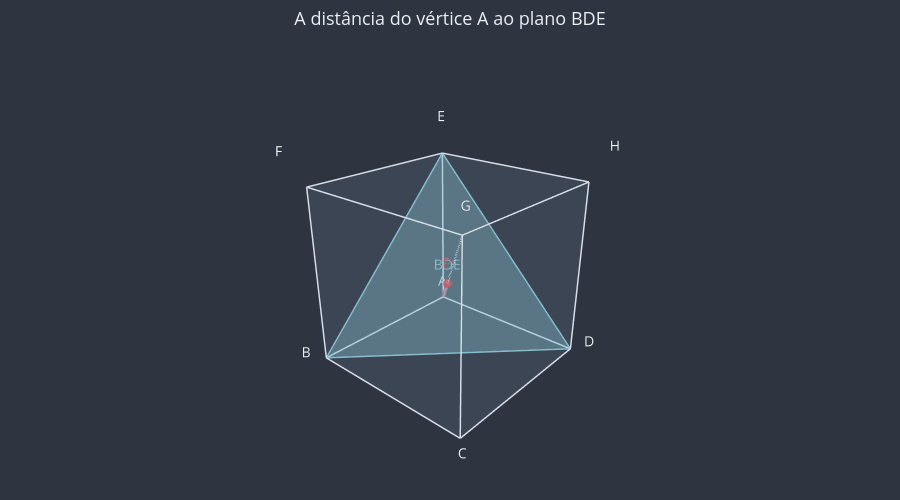

Here is the notebook cell this chart was saved with:
### Markdown cell above
## 3. Distâncias geométricas

> 📌 **Definição.** A **distância** entre duas figuras é o comprimento do **menor** segmento que liga um ponto de uma a um ponto da outra.

No espaço, as distâncias mais importantes são:

| Entre | Como medir | Onde aparece |
|---|---|---|
| dois pontos | o segmento que os une | — |
| ponto e reta | o segmento perpendicular do ponto à reta | notebook 03 (três perpendiculares) |
| **ponto e plano** | o segmento perpendicular $PO$ | seção 2 (propriedade 1) |
| **reta e plano paralelos** | a distância de **qualquer** ponto da reta ao plano | abaixo |
| **planos paralelos** | a distância de **qualquer** ponto de um deles ao outro | abaixo |
| **retas reversas** | o segmento da **perpendicular comum** | abaixo |

**Reta e plano paralelos; planos paralelos.** Todos os pontos de uma reta paralela a um plano estão à mesma distância dele (os segmentos perpendiculares são lados opostos de retângulos). O mesmo vale para dois planos paralelos. É essa distância que chamamos de **altura** de um prisma (notebook 08) e de **distância entre andares** de um prédio.

**Exemplo no cubo.** No notebook 03 (Desafio 8), você descobriu que a diagonal $AG$ fura o plano $BDE$ num ponto $P$ com $AP = \frac{1}{3} AG$. Como $AG \perp BDE$, o segmento $AP$ é o segmento perpendicular de $A$ ao plano. Num cubo de aresta 2: $d(A, BDE) = \frac{1}{3} \cdot 2\sqrt{3} = \frac{2\sqrt{3}}{3} \approx 1{,}155$.

### Code cell
vertices = u3d.vertices_do_cubo()
A, B, C, D, E, F, G, H = (vertices[nome] for nome in "ABCDEFGH")
plano_bde = u3d.plano_por_tres_pontos(B, D, E)

# A diagonal do cubo de aresta 2 (Pitágoras duas vezes) e um terço dela.
diagonal = math.sqrt(2**2 + 2**2 + 2**2)
print(f"AG / 3 = {diagonal / 3:.4f}")
print(f"Conferência, d(A, BDE) = {u3d.medir_distancia_ponto_plano(A, plano_bde):.4f}")

fig = u3d.criar_figura(titulo="A distância do vértice A ao plano BDE")
fig = u3d.desenhar_cubo(fig)
fig = u3d.desenhar_poligono(fig, [B, D, E], rotulo="BDE", cor=u3d.CORES["plano"])
fig = u3d.desenhar_segmento(fig, A, G, cor=u3d.CORES["apoio"], tracejado=True)
fig = u3d.desenhar_projecao_ortogonal(fig, [A], plano_bde, rotulos=["P"])
fig = u3d.desenhar_segmento(
    fig, A, u3d.pe_da_perpendicular_ao_plano(A, plano_bde), cor=u3d.CORES["destaque"],
    espessura=7,
)
u3d.mostrar(fig)

### Figure 1 — Plotly figure (JSON) as saved in the notebook; plotly's stock layout.template omitted (floating-point values rounded to 4 significant figures)
{"data": [{"color": "#81A1C1", "hoverinfo": "skip", "i": [0, 0, 4, 4, 0, 0, 1, 1, 2, 2, 3, 3], "j": [1, 2, 5, 6, 1, 5, 2, 6, 3, 7, 0, 4], "k": [2, 3, 6, 7, 5, 4, 6, 5, 7, 6, 4, 7], "lighting": {"ambient": 1, "diffuse": 0, "fresnel": 0, "specular": 0}, "opacity": 0.08, "type": "mesh3d", "x": [0.0, 2.0, 2.0, 0.0, 0.0, 2.0, 2.0, 0.0], "y": [0.0, 0.0, 2.0, 2.0, 0.0, 0.0, 2.0, 2.0], "z": [0.0, 0.0, 0.0, 0.0, 2.0, 2.0, 2.0, 2.0]}, {"hoverinfo": "skip", "line": {"color": "#D8DEE9", "dash": "solid", "width": 3}, "mode": "lines", "type": "scatter3d", "x": [0, 2], "y": [0, 0], "z": [0, 0]}, {"hoverinfo": "skip", "line": {"color": "#D8DEE9", "dash": "solid", "width": 3}, "mode": "lines", "type": "scatter3d", "x": [2, 2], "y": [0, 2], "z": [0, 0]}, {"hoverinfo": "skip", "line": {"color": "#D8DEE9", "dash": "solid", "width": 3}, "mode": "lines", "type": "scatter3d", "x": [2, 0], "y": [2, 2], "z": [0, 0]}, {"hoverinfo": "skip", "line": {"color": "#D8DEE9", "dash": "solid", "width": 3}, "mode": "lines", "type": "scatter3d", "x": [0, 0], "y": [2, 0], "z": [0, 0]}, {"hoverinfo": "skip", "line": {"color": "#D8DEE9", "dash": "solid", "width": 3}, "mode": "lines", "type": "scatter3d", "x": [0, 2], "y": [0, 0], "z": [2, 2]}, {"hoverinfo": "skip", "line": {"color": "#D8DEE9", "dash": "solid", "width": 3}, "mode": "lines", "type": "scatter3d", "x": [2, 2], "y": [0, 2], "z": [2, 2]}, {"hoverinfo": "skip", "line": {"color": "#D8DEE9", "dash": "solid", "width": 3}, "mode": "lines", "type": "scatter3d", "x": [2, 0], "y": [2, 2], "z": [2, 2]}, {"hoverinfo": "skip", "line": {"color": "#D8DEE9", "dash": "solid", "width": 3}, "mode": "lines", "type": "scatter3d", "x": [0, 0], "y": [2, 0], "z": [2, 2]}, {"hoverinfo": "skip", "line": {"color": "#D8DEE9", "dash": "solid", "width": 3}, "mode": "lines", "type": "scatter3d", "x": [0, 0], "y": [0, 0], "z": [0, 2]}, {"hoverinfo": "skip", "line": {"color": "#D8DEE9", "dash": "solid", "width": 3}, "mode": "lines", "type": "scatter3d", "x": [2, 2], "y": [0, 0], "z": [0, 2]}, {"hoverinfo": "skip", "line": {"color": "#D8DEE9", "dash": "solid", "width": 3}, "mode": "lines", "type": "scatter3d", "x": [2, 2], "y": [2, 2], "z": [0, 2]}, {"hoverinfo": "skip", "line": {"color": "#D8DEE9", "dash": "solid", "width": 3}, "mode": "lines", "type": "scatter3d", "x": [0, 0], "y": [2, 2], "z": [0, 2]}, {"hoverinfo": "skip", "mode": "text", "text": ["A"], "textfont": {"color": "#ECEFF4", "size": 14}, "type": "scatter3d", "x": [-0.1732], "y": [-0.1732], "z": [-0.1732]}, {"hoverinfo": "skip", "mode": "text", "text": ["B"], "textfont": {"color": "#ECEFF4", "size": 14}, "type": "scatter3d", "x": [2.173], "y": [-0.1732], "z": [-0.1732]}, {"hoverinfo": "skip", "mode": "text", "text": ["C"], "textfont": {"color": "#ECEFF4", "size": 14}, "type": "scatter3d", "x": [2.173], "y": [2.173], "z": [-0.1732]}, {"hoverinfo": "skip", "mode": "text", "text": ["D"], "textfont": {"color": "#ECEFF4", "size": 14}, "type": "scatter3d", "x": [-0.1732], "y": [2.173], "z": [-0.1732]}, {"hoverinfo": "skip", "mode": "text", "text": ["E"], "textfont": {"color": "#ECEFF4", "size": 14}, "type": "scatter3d", "x": [-0.1732], "y": [-0.1732], "z": [2.173]}, {"hoverinfo": "skip", "mode": "text", "text": ["F"], "textfont": {"color": "#ECEFF4", "size": 14}, "type": "scatter3d", "x": [2.173], "y": [-0.1732], "z": [2.173]}, {"hoverinfo": "skip", "mode": "text", "text": ["G"], "textfont": {"color": "#ECEFF4", "size": 14}, "type": "scatter3d", "x": [2.173], "y": [2.173], "z": [2.173]}, {"hoverinfo": "skip", "mode": "text", "text": ["H"], "textfont": {"color": "#ECEFF4", "size": 14}, "type": "scatter3d", "x": [-0.1732], "y": [2.173], "z": [2.173]}, {"color": "#88C0D0", "hoverinfo": "skip", "i": [0], "j": [1], "k": [2], "lighting": {"ambient": 1, "diffuse": 0, "fresnel": 0, "specular": 0}, "opacity": 0.4, "type": "mesh3d", "x": [2.0, 0.0, 0.0], "y": [0.0, 2.0, 0.0], "z": [0.0, 0.0, 2.0]}, {"hoverinfo": "skip", "line": {"color": "#88C0D0", "width": 3}, "mode": "lines", "type": "scatter3d", "x": [2.0, 0.0, 0.0, 2.0], "y": [0.0, 2.0, 0.0, 0.0], "z": [0.0, 0.0, 2.0, 0.0]}, {"hoverinfo": "skip", "mode": "text", "text": ["BDE"], "textfont": {"color": "#88C0D0", "size": 14}, "type": "scatter3d", "x": [0.6667], "y": [0.6667], "z": [0.6667]}, {"hoverinfo": "skip", "line": {"color": "#D8DEE9", "dash": "dash", "width": 4}, "mode": "lines", "type": "scatter3d", "x": [0, 2], "y": [0, 2], "z": [0, 2]}, {"hoverinfo": "skip", "line": {"color": "#D8DEE9", "dash": "dash", "width": 2}, "mode": "lines", "type": "scatter3d", "x": [0, 0.6667], "y": [0, 0.6667], "z": [0, 0.6667]}, {"hoverinfo": "text", "marker": {"color": "#BF616A", "size": 5}, "mode": "markers+text", "text": ["P"], "textfont": {"color": "#BF616A", "size": 15}, "textposition": "top center", "type": "scatter3d", "x": [0.6667], "y": [0.6667], "z": [0.6667]}, {"hoverinfo": "skip", "line": {"color": "#BF616A", "dash": "solid", "width": 7}, "mode": "lines", "type": "scatter3d", "x": [0, 0.6667], "y": [0, 0.6667], "z": [0, 0.6667]}], "layout": {"font": {"color": "#ECEFF4", "size": 13}, "height": 500, "margin": {"b": 0, "l": 0, "r": 0, "t": 50}, "paper_bgcolor": "#2E3440", "plot_bgcolor": "#2E3440", "scene": {"aspectmode": "data", "bgcolor": "#2E3440", "camera": {"eye": {"x": 1.6, "y": 1.4, "z": 1}}, "xaxis": {"visible": false}, "yaxis": {"visible": false}, "zaxis": {"visible": false}}, "showlegend": false, "title": {"text": "A distância do vértice A ao plano BDE", "x": 0.5}}}
